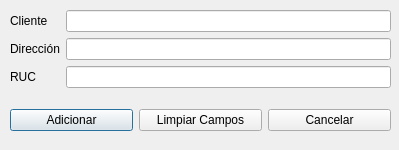
<?xml version="1.0" encoding="UTF-8"?>
<ui version="4.0">
 <class>AddNewClient</class>
 <widget class="QDialog" name="AddNewClient">
  <property name="geometry">
   <rect>
    <x>0</x>
    <y>0</y>
    <width>399</width>
    <height>150</height>
   </rect>
  </property>
  <property name="windowTitle">
   <string>Dialog</string>
  </property>
  <widget class="QWidget" name="gridLayoutWidget">
   <property name="geometry">
    <rect>
     <x>10</x>
     <y>10</y>
     <width>381</width>
     <height>80</height>
    </rect>
   </property>
   <layout class="QGridLayout" name="gridLayout">
    <item row="0" column="0">
     <widget class="QLabel" name="label">
      <property name="text">
       <string>Cliente</string>
      </property>
     </widget>
    </item>
    <item row="2" column="0">
     <widget class="QLabel" name="label_3">
      <property name="text">
       <string>RUC</string>
      </property>
     </widget>
    </item>
    <item row="1" column="0">
     <widget class="QLabel" name="label_2">
      <property name="text">
       <string>Dirección</string>
      </property>
     </widget>
    </item>
    <item row="0" column="1">
     <widget class="QLineEdit" name="client_name"/>
    </item>
    <item row="1" column="1">
     <widget class="QLineEdit" name="address"/>
    </item>
    <item row="2" column="1">
     <widget class="QLineEdit" name="ruc"/>
    </item>
   </layout>
  </widget>
  <widget class="QWidget" name="horizontalLayoutWidget">
   <property name="geometry">
    <rect>
     <x>10</x>
     <y>100</y>
     <width>381</width>
     <height>41</height>
    </rect>
   </property>
   <layout class="QHBoxLayout" name="horizontalLayout">
    <item>
     <widget class="QPushButton" name="add_client">
      <property name="text">
       <string>Adicionar</string>
      </property>
     </widget>
    </item>
    <item>
     <widget class="QPushButton" name="reset_fileds">
      <property name="text">
       <string>Limpiar Campos</string>
      </property>
     </widget>
    </item>
    <item>
     <widget class="QPushButton" name="cancel">
      <property name="text">
       <string>Cancelar</string>
      </property>
     </widget>
    </item>
   </layout>
  </widget>
 </widget>
 <resources/>
 <connections/>
</ui>
